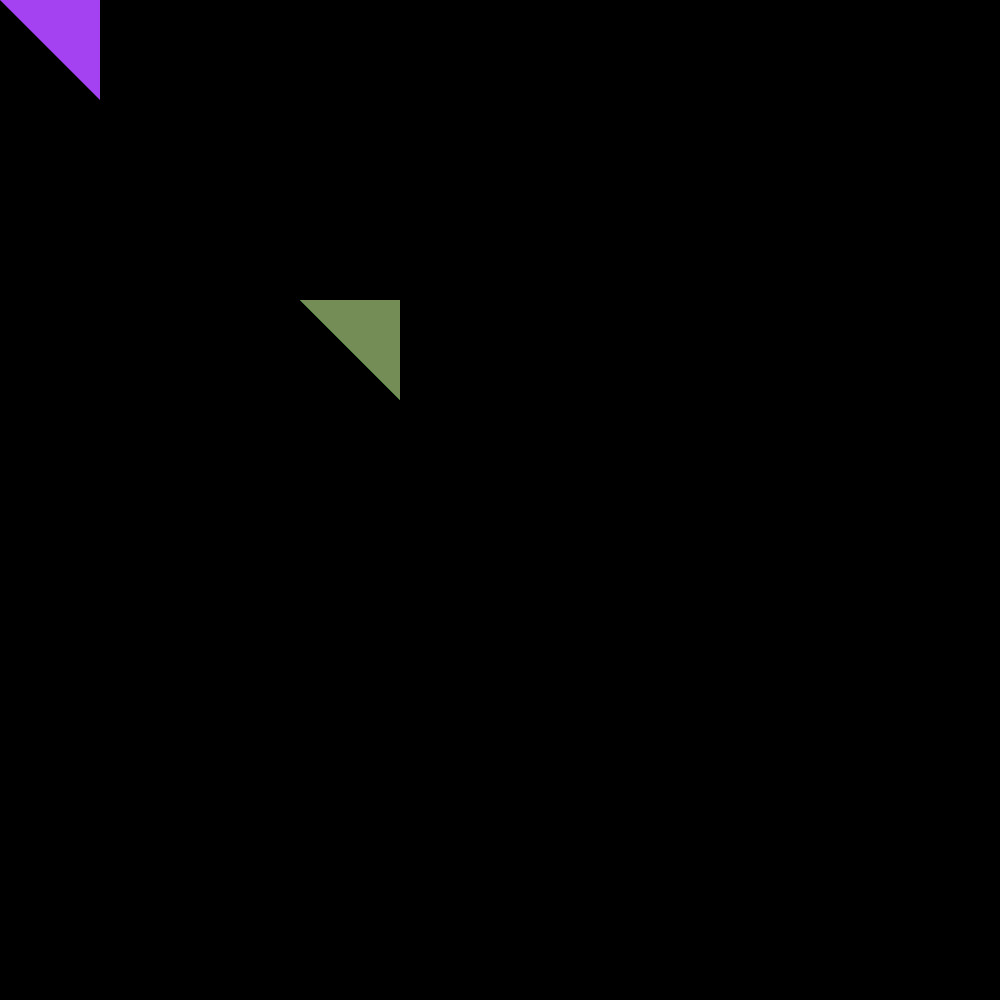
Frame 1 (no input)
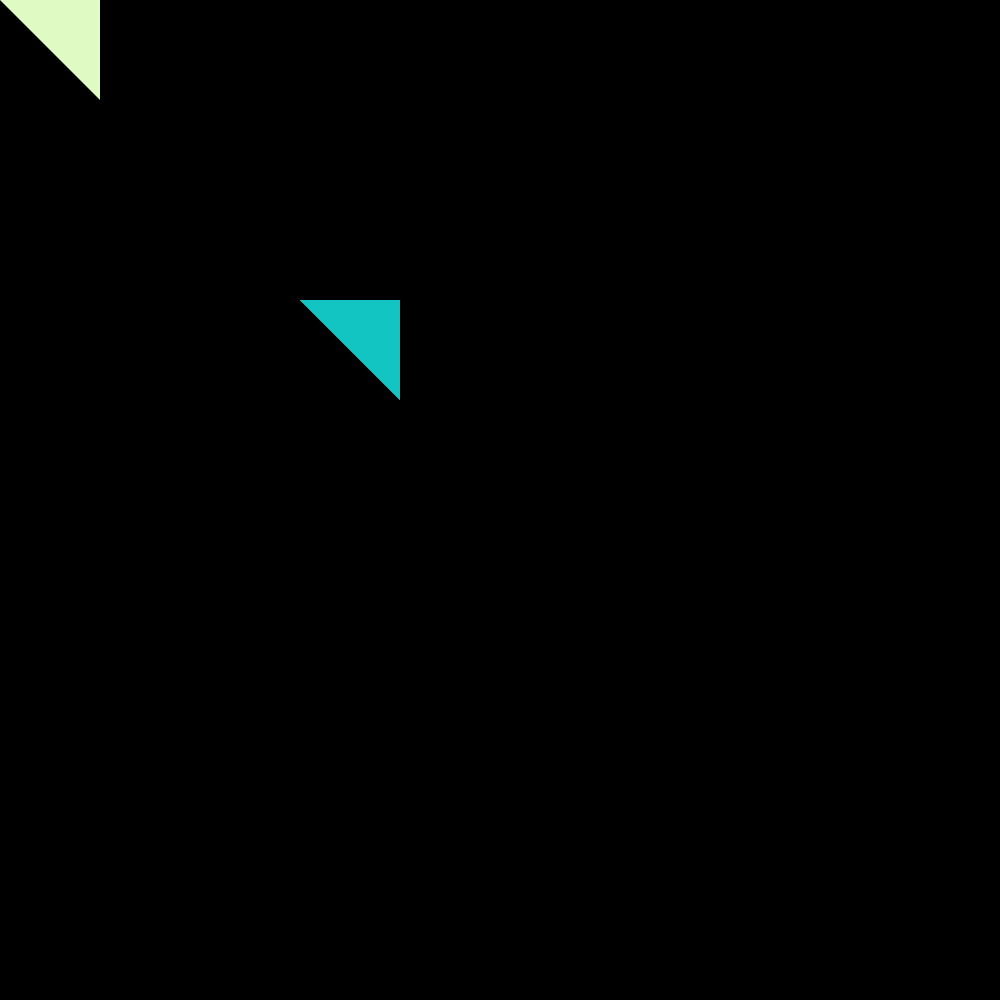
Frame 60 (the mouse pressed at the canvas centre just before this capture)
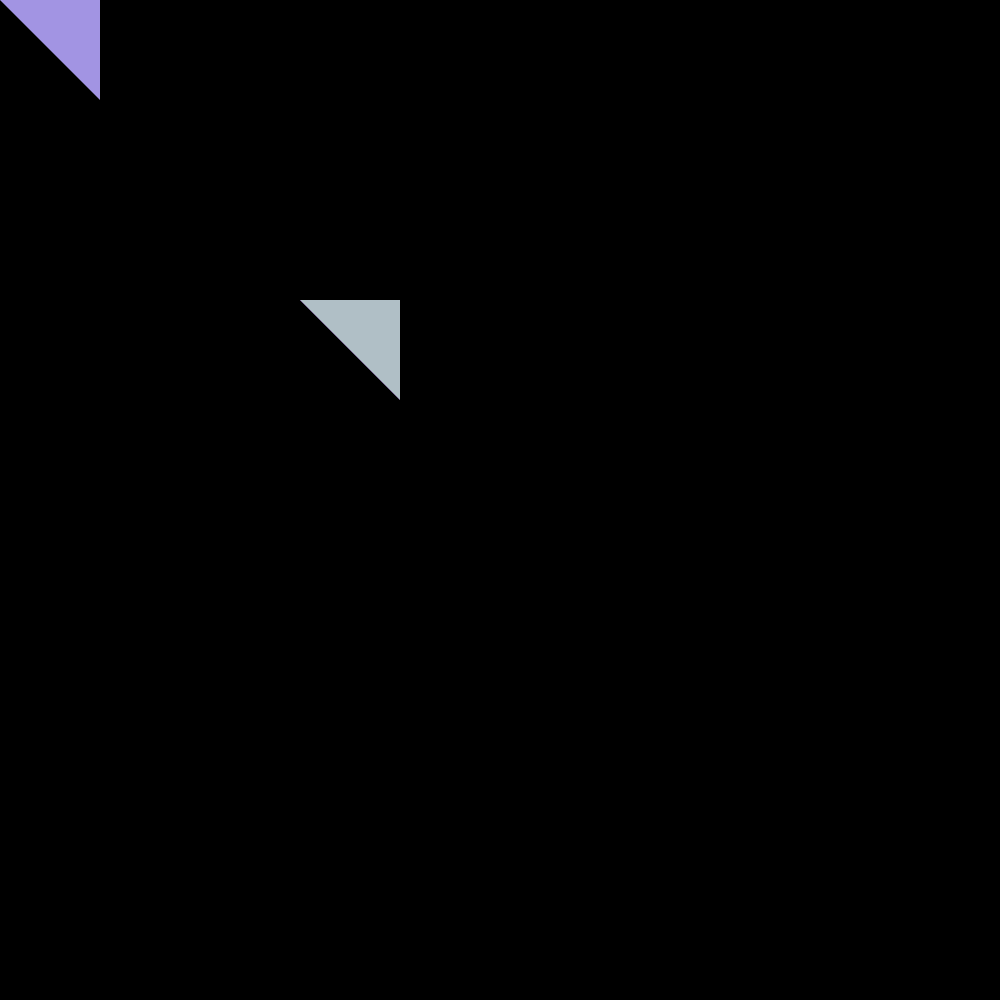
Frame 120 (the mouse held since frame 60 and released just before this capture)

The Processing sketch that drew these frames (run headless with seeded random() and noise(); from frame 60 on, the mouse is pressed at the canvas centre):

// Processing sketch: color_square_array_all_for_loops
// ── color_square_array_all_for_loops.pde
int x=100;
int y=100;
int r,g,b;
int bg;
int[] coordinates = {0,0,   3,0,   3,3}; // remember it starts at 0,0 ;-)
void setup() {
  size(1000,1000);
}

void draw() {
  
  background(bg);
  fill(255,0,0);

  // this adds a blinking cursor after your text, at the expense of redrawing everything every frame

  noFill();
  noStroke();
//  for (int i=0; i<width/x; i++) { 
//    for (int j=0; j<height/y; j++) {fill(random(0,255),random(0,255),random(0,255),random(200,255));
//      delay(2);
//      r = int(random(6));
//      if (r==0) {
//      rect(i*x,j*y,x,y);
//      fill(random(0,255),random(0,255),random(0,255),random(200,255)); 
//      ellipseMode(CORNER);
//      ellipse(i*x,j*y,x,y);
//      }
//      if (r==1){
//      triangle(i*x,j*y,i*x+x,j*y,i*x,j*y+y);
//      }
//      if (r==2){
//      triangle(i*x,j*y,i*x+x,j*y+y,i*x,j*y+y);
//      }
//      if (r==3){
//      triangle(i*x,j*y,i*x+x,j*y,i*x+x,j*y+y);
//      }
//      if(r==4){
//      triangle(i*x,j*y+y,i*x+x,j*y,i*x+x,j*y+y);
//      }
//      if (r==5){
//      rect(i*x,i*y,x,y);
//      }
   
//}}
  
  for (int i=0; i<coordinates.length; i+=2)  {
    fill(random(0,255),random(0,255),random(0,255));
    
     
   // rect (coordinates[i]*x,coordinates[i+1]*y,x,y);
    triangle(coordinates[i]*x,coordinates[i]*y,coordinates[i]*x+x,coordinates[i]*y,coordinates[i]*x+x,coordinates[i]*y+y);
  }
  delay(200);


}
